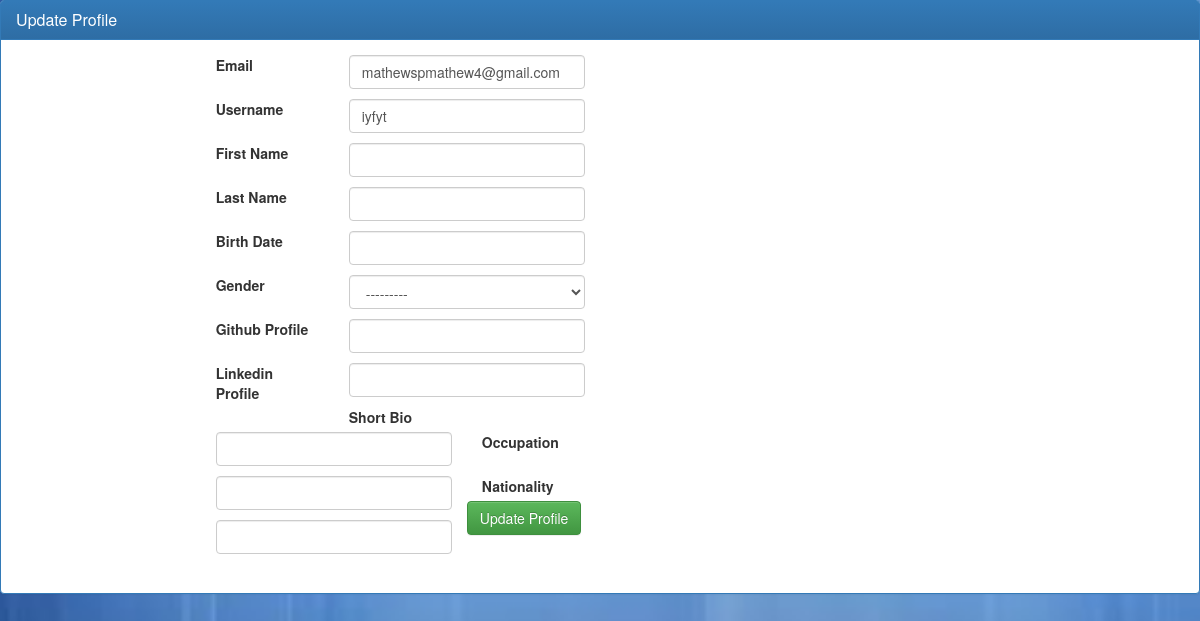
The page /registration/user/profile/edit/ (signed in) on the database its author committed.
### registration/models.py (models this page shows, shortened)
class User(AbstractBaseUser):
    user_id = models.AutoField(primary_key=True)
    user_first_name = models.CharField(_('First Name'), max_length=32, blank=True, null=True,
                                  validators=[RegexValidator(regex='^[A-Za-z]*$')])
    user_last_name = models.CharField(_('Last Name'), max_length=32, blank=True, null=True,
                                    validators=[RegexValidator(regex='^[A-Za-z]*$')])
    email = models.EmailField(_('Email'), db_index=True, unique=True)
    user_dob = models.DateField(_('Birth Date'), blank=True, null=True)
    user_gender = models.CharField(_('Gender'), max_length=1, choices=GENDER, blank=True, null=True)
    user_github = models.CharField(_('Github Profile'),max_length=100,blank=True )
    user_linkedin = models.CharField(_('Linkedin Profile'),max_length=100,blank=True )
    user_bio = models.CharField(_('Short Bio'), max_length=1000,blank=True )
    user_occupation = models.CharField(_('Occupation'), max_length=100,blank=True )
    user_nationality = models.CharField(_('Nationality'), max_length=100,blank=True )
    date_joined = models.DateTimeField(auto_now_add=True)
    username = models.CharField(_('username'), max_length=32, blank=False, unique=True)
    is_active = models.BooleanField(default=True)
    is_admin = models.BooleanField(default=False)
    objects = MyUserManager()
    USERNAME_FIELD = 'email'
    REQUIRED_FIELDS = ['username']

### registration/views.py (the view)
class UserProfileUpdateView(LoginRequiredMixin, CurrentUserMixin, UpdateView):
    model = User
    fields = user_fields + user_extra_fields
    template_name_suffix = '_update_form'
    success_url = '/registration/user/success'

### registration/templatetags/register_extras.py (called while the page is built)
@register.filter(name='addcss')
def addcss(field, css):
    return field.as_widget(attrs={"class":css})

### registration/views.py (called while the page is built)
    def get_object(self, *args, **kwargs):
        try:obj = super(CurrentUserMixin, self).get_object(*args, **kwargs)
        except AttributeError:obj = self.request.user
        return obj

### registration/templates/registration/user_update_form.html (shortened to what this page needs)
{% load staticfiles %}
{% load register_extras %}
<head>
  <link rel="stylesheet" href="{%  static 'css/bootstrap.min.css' %}">
  <link rel="stylesheet" href="{%  static 'css/bootstrap-theme.min.css' %}">
</head>{% block body %}
<body style="background-image: url({% static "images/images1.jpeg" %});background-repeat:no-repeat;background-size:100%;height: 140px;display:block;padding:0 !important;margin:0;" >
<div class="panel panel-primary">
  <div class="panel-heading">
      <h3 class="panel-title">Update Profile</h3>
  </div>
  <div class="panel-body">
      <div class="container-dash">
          <div class="row">
              <div class="col-md-4 col-md-offset-2">
                  <div class="row">
                      <form class="form" id="registerForm" method="POST"
                            enctype="multipart/form-data" action="{% url 'user_update_form' %}">
                          <fieldset>
                              {% csrf_token %} {% load tz %}
                              {% for field in form.visible_fields %}
                              <div id="div_{{ field.html_name }}"
                                   class="form-group{% if field.errors %} has-error{% endif%}">
                                  <label class="col-sm-4 control-label" for="{{ field.id_for_label }}">
                                      {{ field.label }}
                                  </label>
                                  <div class="col-md-8 cnt-inpt">
                                      {{ field|addcss:"form-control" }}
                                  </div>
                              </div>
                              {% endfor %}
                              <div class="form-group" style="padding-left: 35%;">
                                  <button type="submit" class="btn btn-success" >Update Profile  </button>
                              </div>
                          </fieldset>
                      </form>
                  </div>
              </div>
          </div>
      </div>
  </div>
</div>
</body>
{% endblock body %}

### rows shown on the page
User: visible_fields "mathewspmathew4@gmail.com" "iyfyt" "---------"

### other values the page prints
{{ field.label }} "Email" "Username" "First Name" "Last Name" "Birth Date" "Gender" "Github Profile" "Linkedin Profile" "Short Bio" "Occupation" "Nationality"
